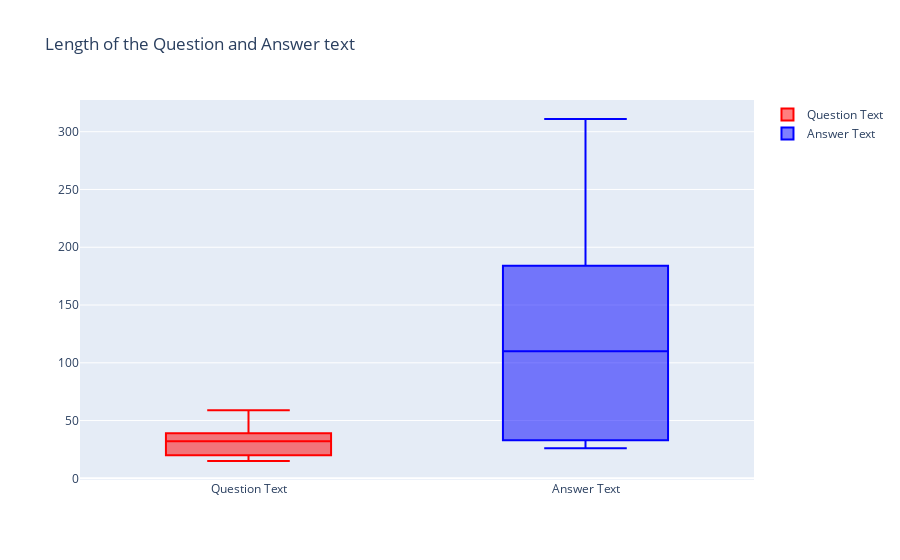

Notebook cell for this chart:
### Code cell
question = go.Box(
    y=df['Question_len'],
    name = 'Question Text',
    marker = dict(
        color = 'red',
    )
)

ansewer = go.Box(
    y=df['Answer_len'],
    name = 'Answer Text',
    marker = dict(
        color = 'blue',
    )
)

data = [question, ansewer]
layout = go.Layout(
    title = "Length of the Question and Answer text"
)

fig = go.Figure(data=data,layout=layout)
iplot(fig, filename = "Length of the text of different polarities")

### Figure 1 — Plotly figure (JSON) as saved in the notebook; plotly's stock layout.template omitted (floating-point values rounded to 4 significant figures)
{"data": [{"marker": {"color": "red"}, "name": "Question Text", "type": "box", "y": [29, 17, 15, 20, 36, 30, 34, 59, 57, 39]}, {"marker": {"color": "blue"}, "name": "Answer Text", "type": "box", "y": [33, 26, 41, 77, 28, 184, 264, 311, 173, 143]}], "layout": {"title": {"text": "Length of the Question and Answer text"}}}
